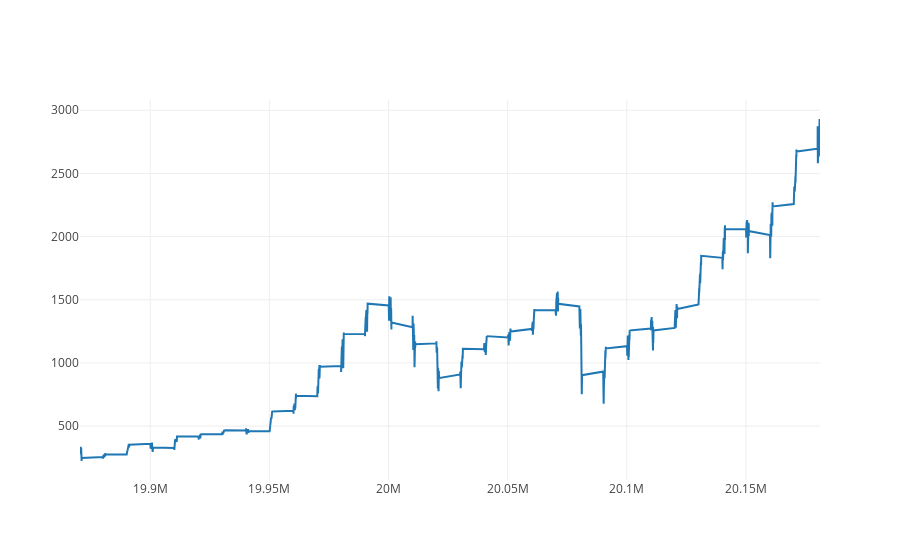

The notebook cell saved with this chart:
### Code cell
btc_trace = go.Scatter(x=data.index, y=data['spindx'], name= 'spi')
py.iplot([btc_trace])

### Figure 1 — Plotly figure (JSON) as saved in the notebook; plotly's stock layout.template omitted (floating-point values rounded to 4 significant figures; data arrays with more than 128 entries replaced by an {"elided": "..."} marker saying what was removed)
{"data": [{"name": "spi", "type": "scatter", "uid": "3f8594d3-4e0e-4d5a-b490-bfdc22354c0b", "x": {"elided": "7931 int values"}, "y": {"elided": "7931 float values"}}], "layout": {}}
